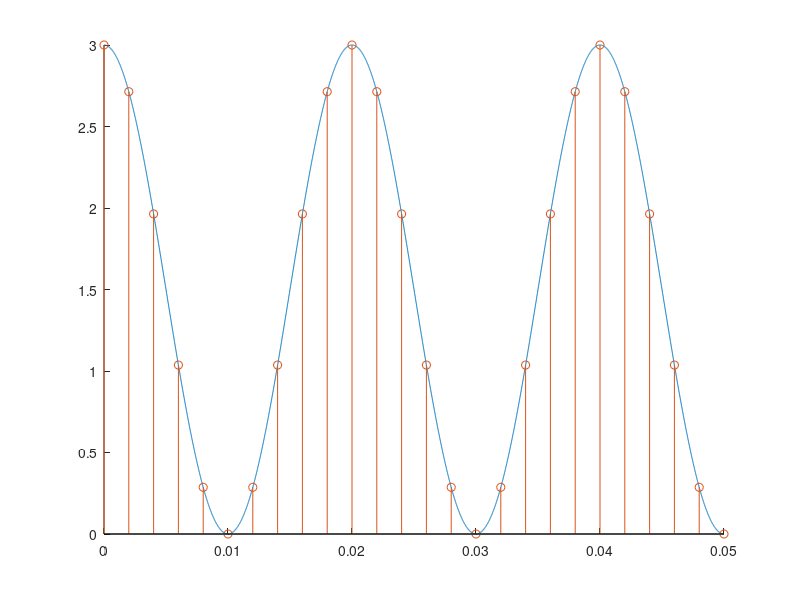

MATLAB code for this plot:
%Parámetros
F = 50; %frecuencia señal de tiempo continuo
Fs = 500; %frecuencia de muestreo
f = F/Fs; %frecuencia normalizada (muestras/ciclo)
Tf = 0.05; %tiempo de simulación
fa = 0; % fase

% Señal de tiempo continuo
t = 0:0.00001:Tf;
xt = 1.5*cos(2*pi*F*t + fa) + 1.5;

%Señal de tiempo discreto
nt = 0:1/Fs:Tf;
xnt = 1.5*cos(2*pi*F*nt + fa) + 1.5;

%Gráficas
figure,
hold on
plot(t,xt)
stem(nt,xnt)

